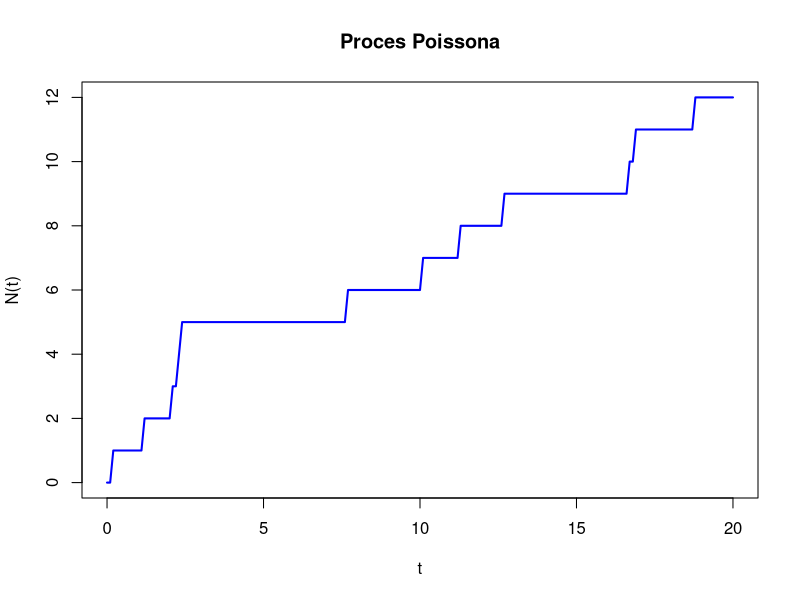

The R source for this figure:
## ---- chunk 1
knitr::opts_chunk$set(echo = TRUE)
## ---- chunk 2
# Parametry rozkładów wykładniczych
lambdas <- c(0.5, 1.0, 1.5)  

# Liczba symulacji
num_simulations <- 100000

# Inicjalizacja wektorów na wyniki
min_values <- numeric(num_simulations)
min_indices <- numeric(num_simulations)

# Pętla wykonująca symulację
for (i in 1:num_simulations) {
  # Generowanie zmiennych losowych o rozkładach wykładniczych
  random_variables <- rexp(length(lambdas), rate = lambdas)
  
  # Zapisanie wartości minimum i indeksu najmniejszej wartości
  min_values[i] <- min(random_variables)
  min_indices[i] <- which.min(random_variables)
}

# Punkt 1: Obliczenia dotyczące rozkładu minimum
empirical_mean_M <- mean(min_values)  
theoretical_mean_M <- 1 / sum(lambdas)  

# Punkt 2: Obliczenia dotyczące rozkładu prawdopodobieństwa, że M jest równe Xk
empirical_probabilities <- tabulate(min_indices) / num_simulations  
theoretical_probabilities <- lambdas / sum(lambdas)  

# Wyniki
results <- list(
  empirical_mean_M = empirical_mean_M,
  theoretical_mean_M = theoretical_mean_M,
  empirical_probabilities = empirical_probabilities,
  theoretical_probabilities = theoretical_probabilities
)

# Wyświetlenie wyników
print(results)



## ---- chunk 3
# Liczba próbek
n <- 10^3

# Generowanie niezależnych zmiennych losowych z rozkładu wykładniczego
zmienne <- rexp(n, 0.5)

# Funkcja realizująca proces Poissona
simpois <- function(t){
  # Inicjalizacja ciągu, pierwszy element to 0
  ciag <- c(0)
  
  # Pętla generująca kolejne elementy ciągu Poissona
  for (i in 1:n){
    # Dodanie kolejnej wartości zmiennych losowych do ciągu
    ciag <- append(ciag, (ciag[i] + zmienne[i]))
    
    # Sprawdzenie, czy osiągnieto moment czasu t
    if (ciag[i+1] > t) return (i-1)
    # Zwrócenie (i-1), ponieważ trzeba zwrócić liczbę wydarzeń do chwili t
  }
  return(0)  # Jeżeli t > sum(zmienne), zwrócenie 0 (brak wydarzeń)
}


# Symulacja trajektorii procesu Poissona dla t z przedziału [0, 20]
t_values <- seq(0, 20, by = 0.1)
function_values <- sapply(t_values, simpois)

# Wykres uzyskanej trajektorii
plot(t_values, function_values, type = "l", col = "blue", lwd = 2,
     xlab = "t", ylab = "N(t)", main = "Proces Poissona")


